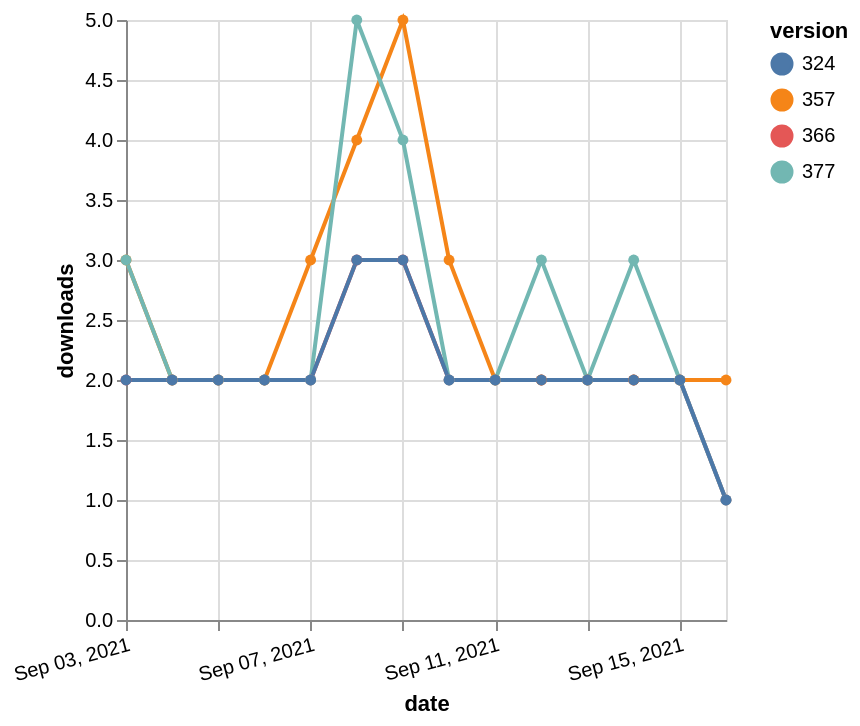

Express this chart as Vega-Lite.
### Vega-Lite specification from a JSON file in a GitHub repository (floating-point values rounded to 4 significant figures)
{"$schema": "https://vega.github.io/schema/vega-lite/v5.json", "description": "A simple bar chart with embedded data.", "data": {"values": [{"date": "2021-09-03", "total": 2349, "delta": 2, "version": "366"}, {"date": "2021-09-04", "total": 2351, "delta": 2, "version": "366"}, {"date": "2021-09-05", "total": 2353, "delta": 2, "version": "366"}, {"date": "2021-09-06", "total": 2355, "delta": 2, "version": "366"}, {"date": "2021-09-07", "total": 2357, "delta": 2, "version": "366"}, {"date": "2021-09-08", "total": 2360, "delta": 3, "version": "366"}, {"date": "2021-09-09", "total": 2363, "delta": 3, "version": "366"}, {"date": "2021-09-10", "total": 2365, "delta": 2, "version": "366"}, {"date": "2021-09-11", "total": 2367, "delta": 2, "version": "366"}, {"date": "2021-09-12", "total": 2369, "delta": 2, "version": "366"}, {"date": "2021-09-13", "total": 2371, "delta": 2, "version": "366"}, {"date": "2021-09-14", "total": 2373, "delta": 2, "version": "366"}, {"date": "2021-09-15", "total": 2375, "delta": 2, "version": "366"}, {"date": "2021-09-16", "total": 2376, "delta": 1, "version": "366"}, {"date": "2021-09-03", "total": 2893, "delta": 3, "version": "357"}, {"date": "2021-09-04", "total": 2895, "delta": 2, "version": "357"}, {"date": "2021-09-05", "total": 2897, "delta": 2, "version": "357"}, {"date": "2021-09-06", "total": 2899, "delta": 2, "version": "357"}, {"date": "2021-09-07", "total": 2902, "delta": 3, "version": "357"}, {"date": "2021-09-08", "total": 2906, "delta": 4, "version": "357"}, {"date": "2021-09-09", "total": 2911, "delta": 5, "version": "357"}, {"date": "2021-09-10", "total": 2914, "delta": 3, "version": "357"}, {"date": "2021-09-11", "total": 2916, "delta": 2, "version": "357"}, {"date": "2021-09-12", "total": 2918, "delta": 2, "version": "357"}, {"date": "2021-09-13", "total": 2920, "delta": 2, "version": "357"}, {"date": "2021-09-14", "total": 2922, "delta": 2, "version": "357"}, {"date": "2021-09-15", "total": 2924, "delta": 2, "version": "357"}, {"date": "2021-09-16", "total": 2926, "delta": 2, "version": "357"}, {"date": "2021-09-03", "total": 2146, "delta": 3, "version": "377"}, {"date": "2021-09-04", "total": 2148, "delta": 2, "version": "377"}, {"date": "2021-09-05", "total": 2150, "delta": 2, "version": "377"}, {"date": "2021-09-06", "total": 2152, "delta": 2, "version": "377"}, {"date": "2021-09-07", "total": 2154, "delta": 2, "version": "377"}, {"date": "2021-09-08", "total": 2159, "delta": 5, "version": "377"}, {"date": "2021-09-09", "total": 2163, "delta": 4, "version": "377"}, {"date": "2021-09-10", "total": 2165, "delta": 2, "version": "377"}, {"date": "2021-09-11", "total": 2167, "delta": 2, "version": "377"}, {"date": "2021-09-12", "total": 2170, "delta": 3, "version": "377"}, {"date": "2021-09-13", "total": 2172, "delta": 2, "version": "377"}, {"date": "2021-09-14", "total": 2175, "delta": 3, "version": "377"}, {"date": "2021-09-15", "total": 2177, "delta": 2, "version": "377"}, {"date": "2021-09-16", "total": 2178, "delta": 1, "version": "377"}, {"date": "2021-09-03", "total": 2600, "delta": 2, "version": "324"}, {"date": "2021-09-04", "total": 2602, "delta": 2, "version": "324"}, {"date": "2021-09-05", "total": 2604, "delta": 2, "version": "324"}, {"date": "2021-09-06", "total": 2606, "delta": 2, "version": "324"}, {"date": "2021-09-07", "total": 2608, "delta": 2, "version": "324"}, {"date": "2021-09-08", "total": 2611, "delta": 3, "version": "324"}, {"date": "2021-09-09", "total": 2614, "delta": 3, "version": "324"}, {"date": "2021-09-10", "total": 2616, "delta": 2, "version": "324"}, {"date": "2021-09-11", "total": 2618, "delta": 2, "version": "324"}, {"date": "2021-09-12", "total": 2620, "delta": 2, "version": "324"}, {"date": "2021-09-13", "total": 2622, "delta": 2, "version": "324"}, {"date": "2021-09-14", "total": 2624, "delta": 2, "version": "324"}, {"date": "2021-09-15", "total": 2626, "delta": 2, "version": "324"}, {"date": "2021-09-16", "total": 2627, "delta": 1, "version": "324"}]}, "width": "container", "mark": {"type": "line", "point": {"filled": true}}, "encoding": {"x": {"field": "date", "type": "temporal", "timeUnit": "yearmonthdate", "title": "date", "axis": {"labelAngle": -15}}, "y": {"field": "delta", "type": "quantitative", "title": "downloads"}, "color": {"field": "version", "type": "nominal"}, "tooltip": {"field": "delta"}}}
